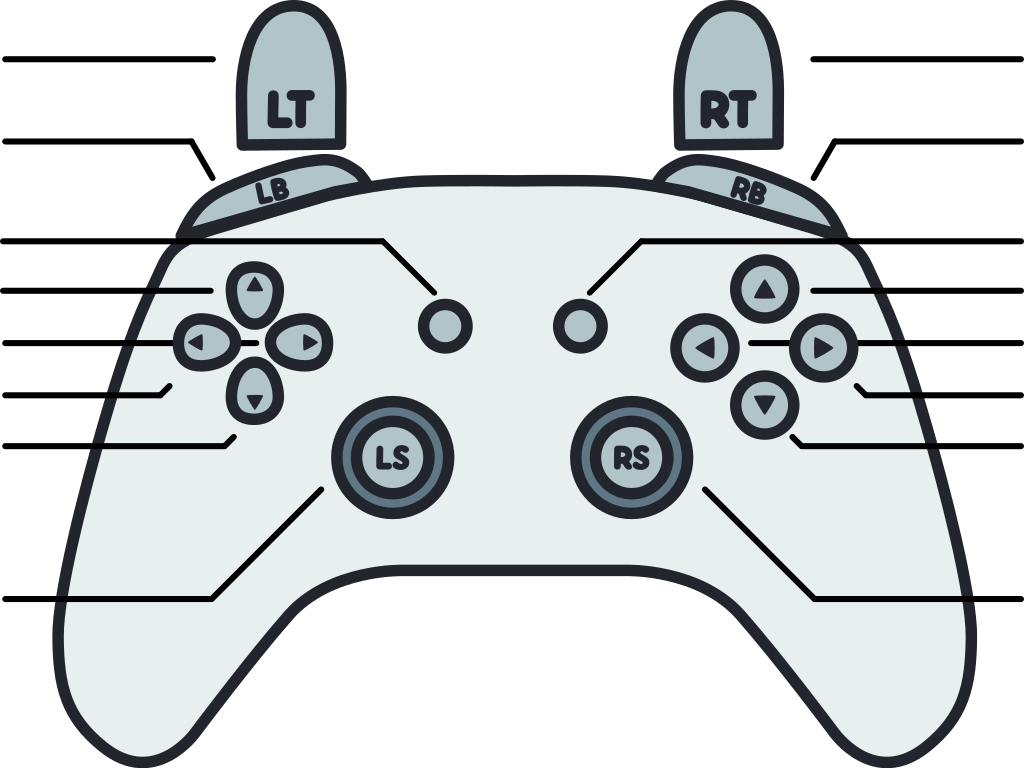
#> input picture tools/guide_controller_template.png, 1024 x 768 px
$ python guide_controller.py
#> lines starting #> are read from the running program, lines starting #| are printed output that depends on the picture
"""CRIMESIGHT Revival - gamepad drawing for the "Gamepad" page of the Revival Guide.

It starts from the gamepad template (tools/guide_controller_template.png, 1024x768, free from itch.io) and removes
the letters of the triggers, the face buttons and the sticks: the plugin puts on top the icons of the gamepad
in use (Xbox, PlayStation or Switch) and, at the end of each line, what each button does (see CrimeSightRevivalGuide.cs,
PadButtons and PadLines). It also crops 48 px on each side (what is left over outside the gamepad): that way the drawing
comes out bigger on the page. Generates plugin/guide_controller.png (928x768), which is embedded in the DLL.
Usage: python tools/guide_controller.py
"""
import os
import numpy as np
from PIL import Image
from scipy import ndimage as nd

ROOT = os.path.dirname(os.path.dirname(os.path.abspath(__file__)))
SRC = os.path.join(ROOT, "tools", "guide_controller_template.png")
OUT = os.path.join(ROOT, "plugin", "guide_controller.png")
CROP = 48                                        # px removed on the left and right (up to the gamepad's edge)
BUTTON = np.array([177, 197, 199, 255])          # bluish grey of the template's buttons
# boxes with letters or arrows that are removed: LT RT, LB RB, face buttons (top, left, right, bottom), LS RS
BOXES = [(240, 70, 345, 140), (680, 70, 785, 140),
         (245, 170, 305, 212), (718, 170, 782, 212),
         (740, 265, 790, 315), (675, 320, 725, 370), (797, 322, 847, 372), (740, 380, 790, 430),
         (360, 425, 426, 491), (599, 425, 665, 491)]

def main():
    im = np.array(Image.open(SRC).convert("RGBA")).astype(np.int32)
    lum = im[..., :3].mean(axis=2)
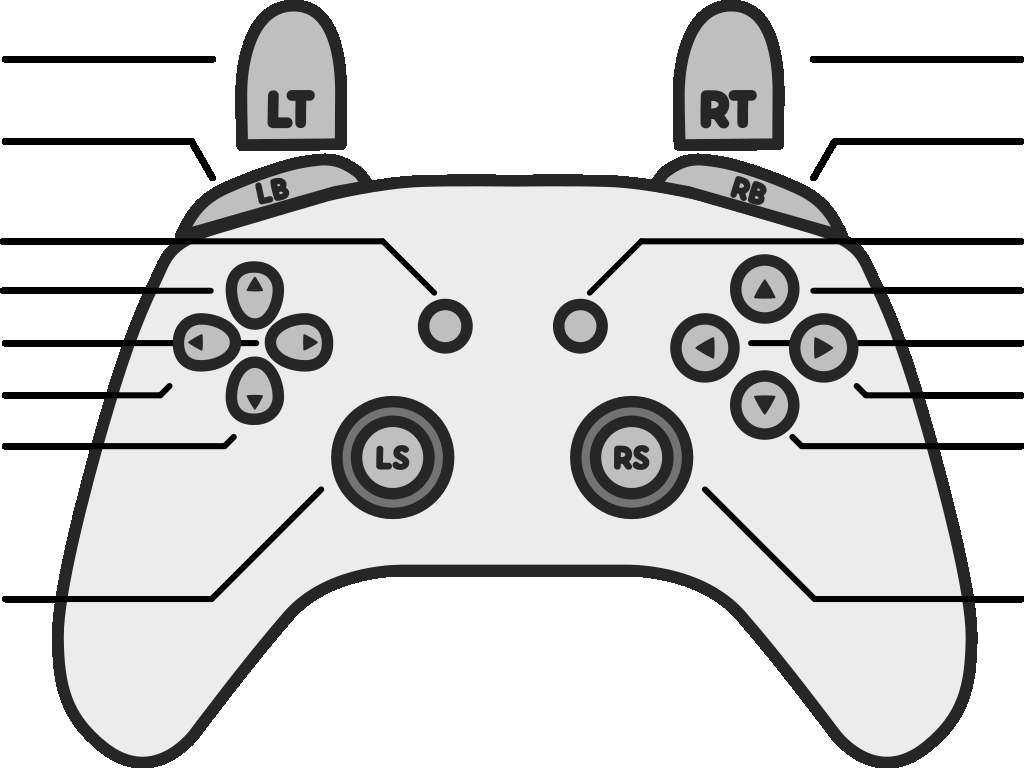
#> lum: shape (768, 1024) float64; min 0, max 255, mean 211.7
    lab, _ = nd.label((lum < 50) & (im[..., 3] > 0))      # dark strokes (the letters stay loose from the outline)
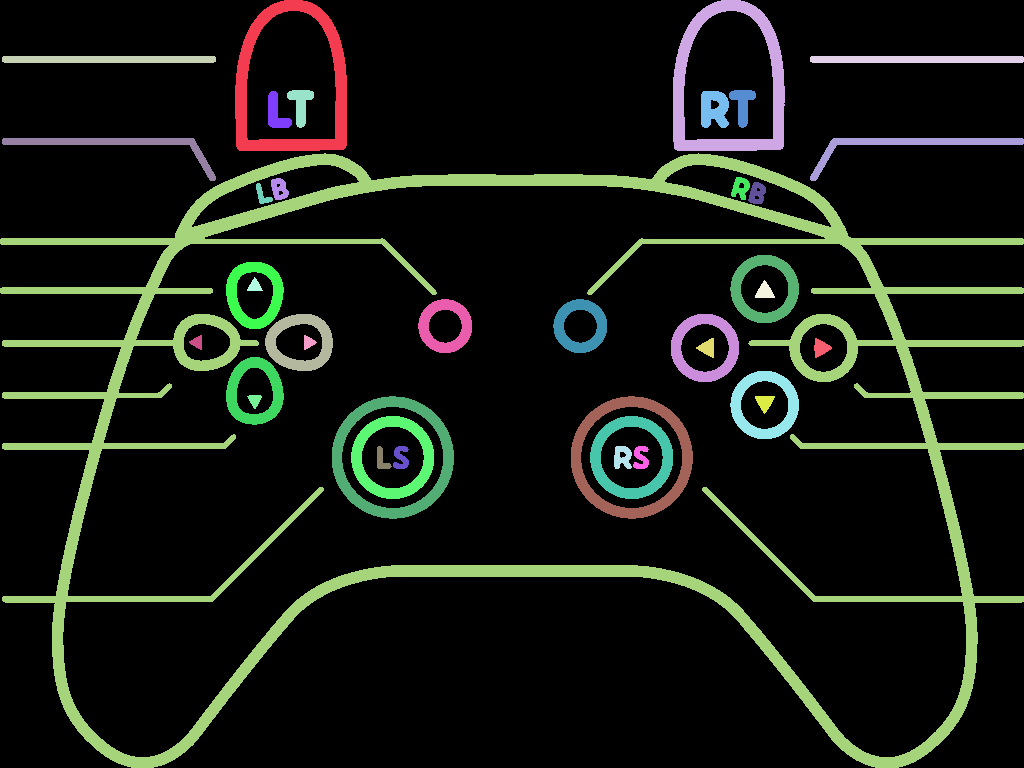
#> lab: shape (768, 1024) int32; 40 distinct labels, from 0 to 39; one colour per label, 0 black
    out = im.copy()
    for i, sl in enumerate(nd.find_objects(lab), start=1):
        if sl is None:
            continue
        y0, y1, x0, x1 = sl[0].start, sl[0].stop, sl[1].start, sl[1].stop
        for bx0, by0, bx1, by1 in BOXES:
            if x0 >= bx0 and x1 <= bx1 and y0 >= by0 and y1 <= by1 and x1 - x0 < 60:
                m = nd.binary_dilation(lab == i, iterations=3) & ~((lab > 0) & (lab != i))   # with its soft edge
                out[m] = BUTTON
#> this loop made 39 passes
#> (y0, y1, x0, x1) on passes 1 to 12: (0, 151, 235, 347), (0, 151, 673, 785), (56, 63, 2, 216), (56, 63, 810, 1024), (90, 128, 287, 314), (90, 128, 729, 756), (91, 128, 268, 292), (91, 128, 701, 729), (138, 181, 2, 216), (138, 181, 810, 1024), (153, 768, 0, 1024), (177, 200, 731, 750)
    img = Image.fromarray(out.astype(np.uint8))
    img = img.crop((CROP, 0, img.width - CROP, img.height))
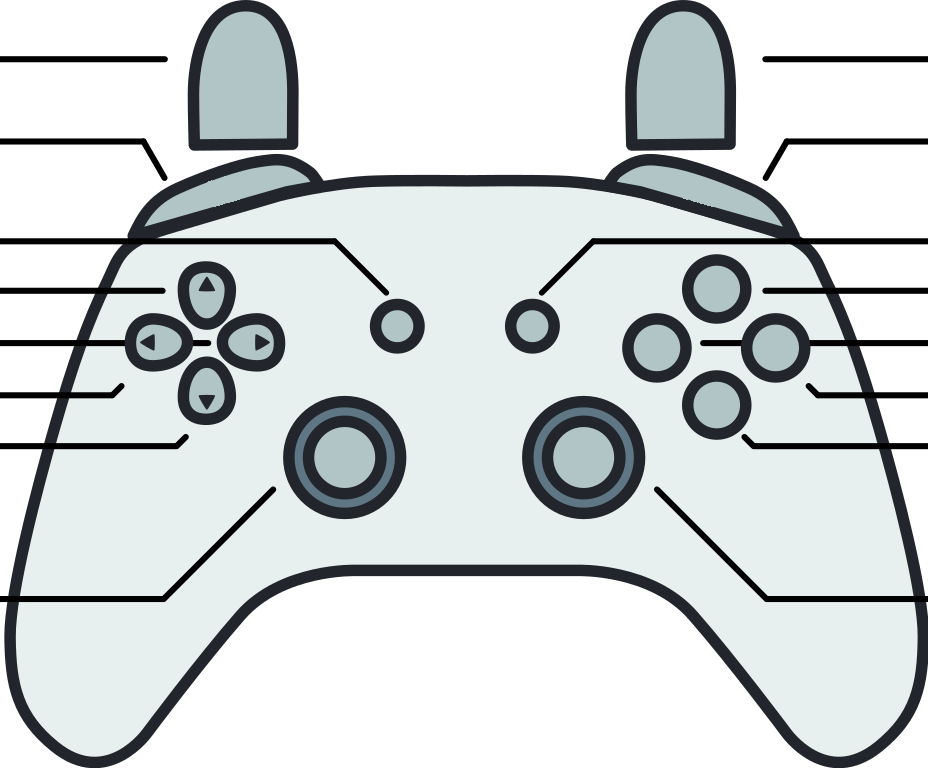
#> img: PIL image 928x768 RGBA; mean R, G, B, A 207, 211.6, 212.5, 153.5; transparent parts drawn white
    img.save(OUT, optimize=True)
    print(OUT, os.path.getsize(OUT), "bytes")

if __name__ == "__main__":
    main()
